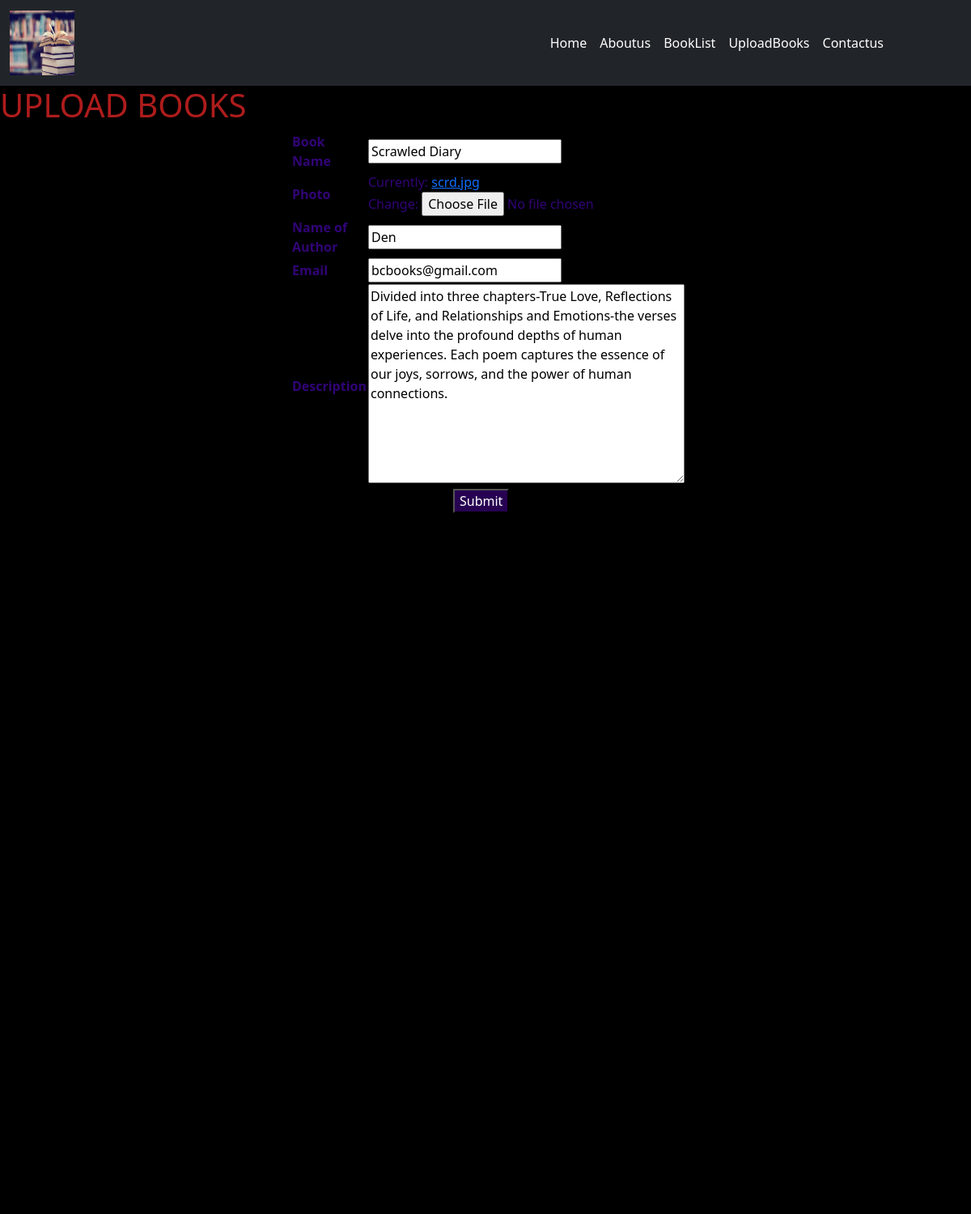
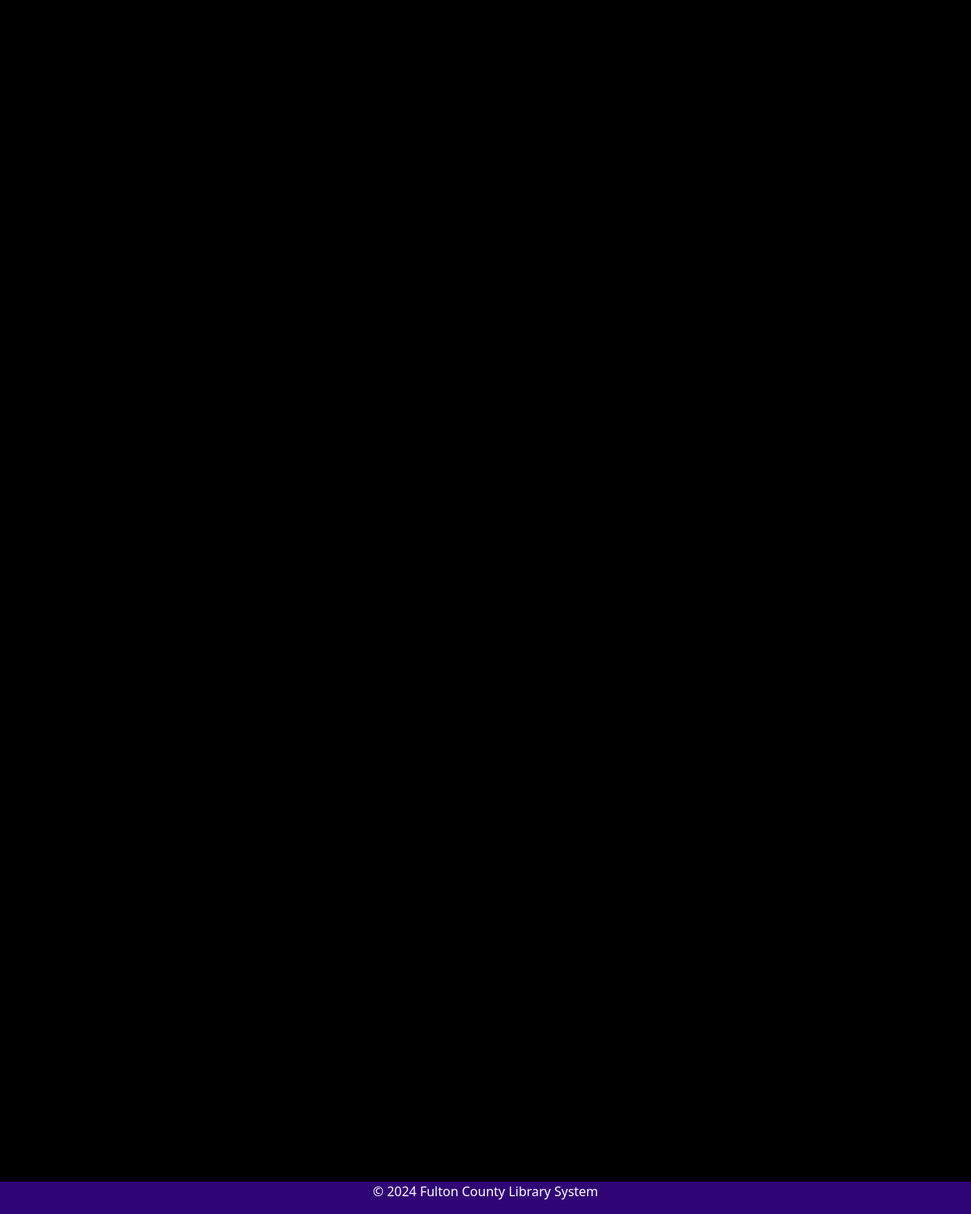
Page /EditPage/5 on the committed database (2 pictures, top to bottom).
### userapp/models.py (models this page shows, shortened)
class book(models.Model):
    Name=models.CharField(max_length=50)
    picture=models.ImageField()
    author=models.CharField(max_length=30 ,default='Author')
    Email=models.EmailField(blank=True)
    Description=models.TextField(default='Book Discription')

### userapp/views.py (the view)
# urls.py: path("EditPage/<int:Book_id>",views.Epage,name="EDIT"),
def Epage(request,Book_id):
    Book_id=int(Book_id)
    try:
        Book_Shelf=book.objects.get(id=Book_id)
    except book.DoesNotExist:
        return redirect('booklist')
    BK_form=upbook(request.POST or None,instance=Book_Shelf)
    if BK_form.is_valid():
       BK_form.save()
       return redirect('booklist')
    return render(request,"UploadBooks.html",{'upbk':BK_form})

### userapp/forms.py
class upbook(forms.ModelForm):
    class Meta:
        model=book
        fields='__all__'
        labels={
            "Name":"Book Name",
            "picture":"Photo",
            "author":"Name of Author",
        }

### userapp/templates/UploadBooks.html (shortened to what this page needs)
{% extends 'base.html' %}
{% block container %}
<h1> UPLOAD BOOKS </h1>
<form action="" method="POST" enctype="multipart/form-data" id="f1">
    <table >
        {% for i in upbk %}
        <tr>
            <th>{{i.label}}</th>
            <td>{{i}}</td>
        </tr>
        {% endfor %}
    </table>
    <input type="submit" id="b1">
</form>
{% endblock %}

### userapp/static/css/style.css (style rules this page uses)
body { background-color: rgb(0, 0, 0); color: rgb(49, 4, 118); height: 3000px; }

### userapp/templates/UploadBooks.html (style rules this page uses)
h1 { color: rgb(174, 28, 28); }
#f1 { margin: auto; width: 40%; }
#b1 { margin-left: 200px; background-color: rgba(48, 2, 101, 0.814); color: white; }

### rows in the picture
book: upbk "Scrawled Diary" "Den" "bcbooks@gmail.com" "Divided into three chapters-True Love, Reflections of Life, and Relationships and Emotions-the verses delve into the profound depths of human experiences. Each poem captures the essence of our joys, sorrows, and the power of human connections."

### other values in the picture
{{ i.label }} "Book Name" "Photo" "Name of Author" "Email" "Description"
